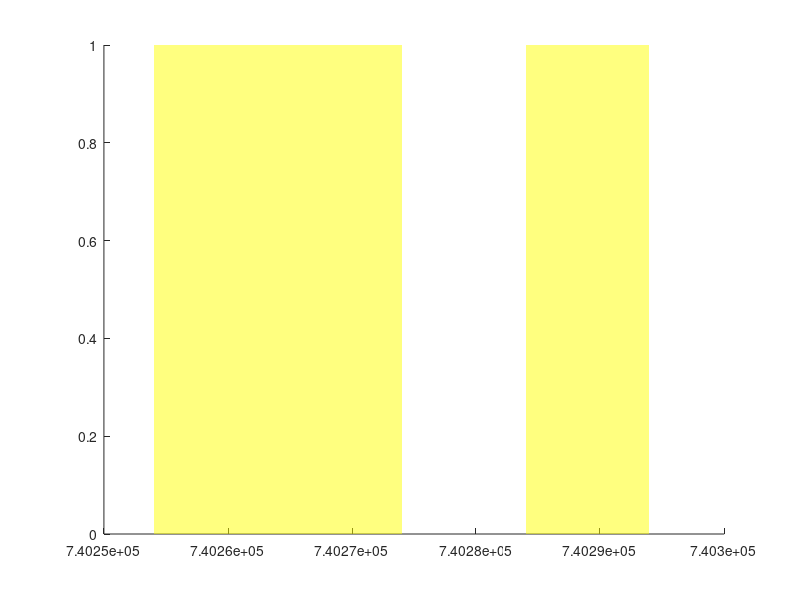

This chart was generated by the following MATLAB code:
function h = recessionplot(x, colors, alphas)

% h = recessionplot( x,colors,alphas)
% Plots a shaded bar for emphasis as commonly seen on cconomic charts
%
% INPUTS:
%  x     where the bar is placed.   If you want a bar from x=4:8 then
%        use [4 8].  If you want x=[4:8,10:20] then use {4:8,10:20}
%
% colors Use 'y' to make all bars yellow.  Use {'y','g','r'} for
%        yellow, green and red bars.
%
% alpha -  ranges from 0.0 - 1.0, translucent to opaque
%
% USAGE:
% % DEFINE DATA
% P=[ ...
% 98 98 94 91 84 83 82 87 88 89 91 91 90 89 89 90 91 91 87 86 87 84 79 80 ...
% 85 86 86 85 93 93 93 93 97 97 95 93 93 94 95 96 96 92 89 90 91 91 91 92 ...
% 93 95 99 98 99 97 95 95 94 90 92 93 93 95 94 95 93 92 92 92 91 90 89 89 ...
% 90 89 90 89 88 84 84 83 84 85 85 84 82 82 82 79 80 79 80 78 78 81 83 82 ...
% 81 79 77 77 78 77 78 79 79 81 81 81 78 78 78 78 77 78 79 79 79 79 81 85 ...
% 86 86 86 87 85 84 85 86 88 88 90 88 88 87 86 86 85 87 87 87 86 85 84 83 ...
% 82 81 81 82 81 80 82 81 79 80 81 80 80 79 85 85 82 83 84 85 86 87 86 86 ...
% 85 85 85 83 79 81 83 83 84 82 80 80 80 80 84 81 80 76 71 70 70 69 69 68 ...
% 67 68 68 68 67 68 68 70 70 72 72 71 69 68 68 68 67 68 67 66 67 67 67 66 ...
% 65 66 65 62 60 60 59 59 59 59 65 66 63 65 68 68 68 68 69 73 74 71 71 69 ...
% 71 72 72 76 76 74 77 80 82 80 78 80 80 80 80 81 80 79 77];
% T=today-length(P)+1:today;
% Y={today-[13 74],today-[142 172]};
% G={today-[30 51]};
%
% % PLOT THE DATA
% plot(T,P);
% datetick;
% line(get(gca,'Xlim'),[80 80])
% line(get(gca,'Xlim'),[68 68])%
% title({'ShadePlotForEmphasis','(P<80 yellow, P<68 green)'});
%
% % DRAW SOME YELLOW BARS
% recessionplot(Y,'y',0.5);
%
% % DRAW A GREEN BAR
% recessionplot(G,'g',0.5);

if nargin<1
  x={[today-50 today-30],[today-20 today-10]};
end;

if nargin<2 colors='y'; end;
if nargin<2 alphas=.5; end;

if ~iscell(x) x = {x}; end;
if ~iscell(colors) colors = {colors}; end;
if ~iscell(alphas) alphas={alphas}; end;

if length(colors) > length(x) colors=colors(1:length(x)); end;
if length(colors) < length(x) t = colors{1}; colors=[]; for i = 1:length(x) colors{i} = t; end; end;

if length(alphas) > length(x) alphas=alphas(1:length(x)); end;
if length(alphas) < length(x) t = alphas{1}; alphas = []; for i = 1:length(x) alphas{i} = t; end; end;

for i=1:length(x)
    h(i) = patch([repmat(x{i}(1),1,2) repmat(x{i}(2),1,2)], ...
                 [get(gca,'YLim') fliplr(get(gca,'YLim'))], ...
                 colors{i});
%                  [0 0 0 0], colors{i});
    set(h(i),'FaceAlpha',alphas{i});
    set(h,'EdgeColor','None');
end;
